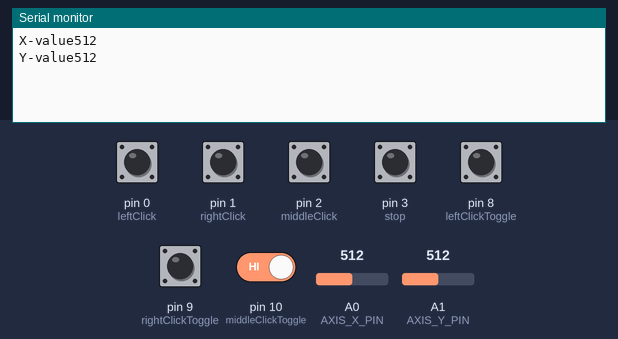
Bench run of a program on a simulated Arduino Leonardo, built with avr-gcc and run on an emulated ATmega32U4. On the bench: the last lines printed to the serial monitor. The test bench sets the inputs (shaded band); at power-on: pin 0 (leftClick), pin 1 (rightClick), pin 2 (middleClick), pin 3 (stop), pin 8 (leftClickToggle), pin 9 (rightClickToggle), pin 10 (middleClickToggle) HIGH, A0 (AXIS_X_PIN) = 512, A1 (AXIS_Y_PIN) = 512. USB keyboard and mouse output is not drawn.

Above: at 1.2 s.
1.3 s: pin 0 (leftClick) pulled LOW for 0.15 s
At 2.5 s:
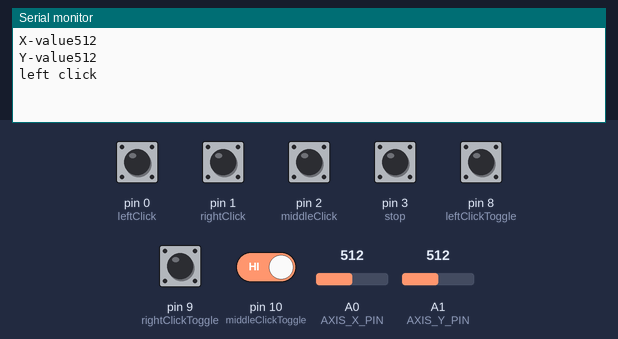
2.9 s: pin 1 (rightClick) pulled LOW for 0.15 s
At 4.1 s:
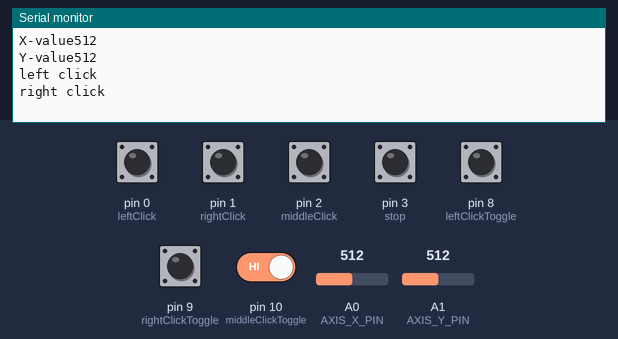
4.5 s: pin 2 (middleClick) pulled LOW for 0.15 s
At 4.9 s:
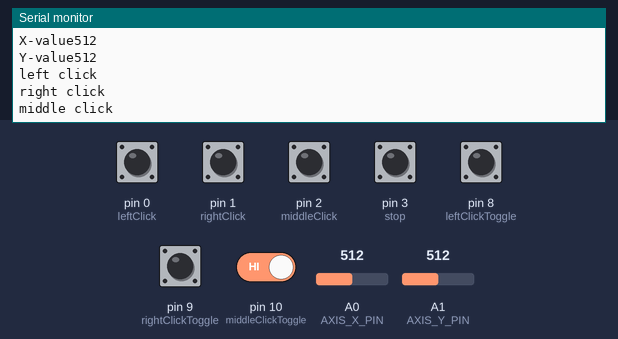
6.1 s: pin 8 (leftClickToggle) pulled LOW for 0.15 s
At 7.2 s:
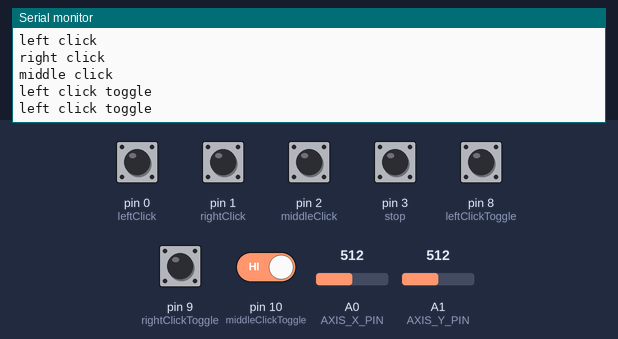
7.7 s: pin 9 (rightClickToggle) pulled LOW for 0.15 s
At 9.0 s:
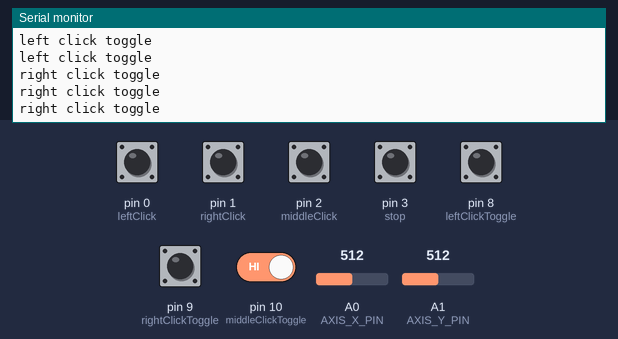
9.3 s: pin 10 (middleClickToggle) driven LOW
At 9.39 s:
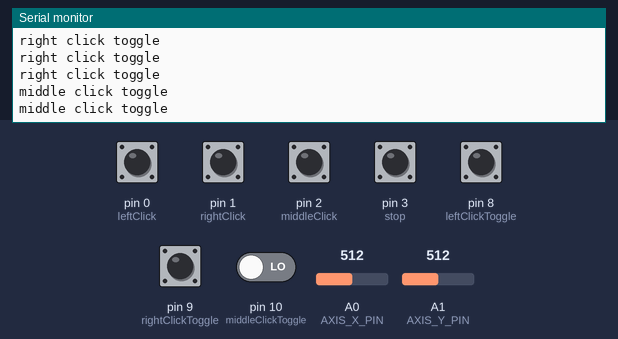

Measured:
- after the input at 1.3 s, the serial monitor: prints a new line at once (image 1)
- after the input at 2.9 s, the serial monitor: prints a new line at once (image 2)
- after the input at 4.5 s, the serial monitor: prints a new line at once (image 3)
- after the input at 6.1 s, the serial monitor: prints a new line after 0.05 s (image 4)
- after the input at 7.7 s, the serial monitor: prints a new line at once (image 5)
- after the input at 9.3 s, the serial monitor: prints a new line at once (image 6)

The program:

main.cpp
```cpp
#include <Arduino.h>
#include <Keyboard.h>
#include <Mouse.h>
#include <Joystick.h>
//#include <Adafruit_NeoPixel.h>

// set pins for mouse buttons
const int leftClick = 0;
const int rightClick = 1;
const int middleClick = 2;
const int stop = 3;

// set pins for mouse toggle
const int leftClickToggle = 8;
const int rightClickToggle = 9;
const int middleClickToggle = 10;

// set pins for joystick
int const AXIS_X_PIN = A0;
int const AXIS_Y_PIN = A1;

// const int encoderA = 8;
// const int encoderB = 9;

int lastXAxisValue = -1;
int lastYAxisValue = -1;
int debounce = 100;

Joystick_ controller(JOYSTICK_DEFAULT_REPORT_ID, JOYSTICK_TYPE_GAMEPAD, 0,
                     0, true, true, false,
                     false, false, false,
                     false, false, false,
                     false, false);
/*
void scroll() {
    if (digitalRead(encoderA) > digitalRead(encoderB)) {
        Mouse.move(0, 0, 1);
        delay(50);
        return;
    }
    if (digitalRead(encoderB) > digitalRead(encoderA)) {
        Mouse.move(0, 0, -1);
        delay(50);
        return;
    }
}
*/
void mouse() {
    if (digitalRead(rightClick) == LOW) {
        Mouse.click(MOUSE_RIGHT);
        Serial.print("right click");
        Serial.print("\n");
        delay(debounce);
    }
    if (digitalRead(middleClick) == LOW) {
        Mouse.click(MOUSE_MIDDLE);
        Serial.print("middle click");
        Serial.print("\n");
        delay(debounce);
    }
    if (digitalRead(leftClick) == LOW) {
        Mouse.click(MOUSE_LEFT);
        Serial.print("left click");
        Serial.print("\n");
        delay(debounce);
    }

    if (digitalRead(rightClickToggle) == LOW) {
        Mouse.press(MOUSE_RIGHT);
        Serial.print("right click toggle");
        Serial.print("\n");
    }
    else {
        Mouse.release(MOUSE_RIGHT);
    }

    if (digitalRead(middleClickToggle) == LOW) {
        Mouse.press(MOUSE_MIDDLE);
        Serial.print("middle click toggle");
        Serial.print("\n");
    }
    else {
        Mouse.release(MOUSE_MIDDLE);
    }

    if (digitalRead(leftClickToggle) == LOW) {
        Mouse.press(MOUSE_LEFT);
        Serial.print("left click toggle");
        Serial.print("\n");
    }
    else {
        Mouse.release(MOUSE_LEFT);
    }

}

void setup() {
    // mouse buttons
    pinMode(rightClick, INPUT_PULLUP);
    pinMode(leftClick, INPUT_PULLUP);
    pinMode(middleClick, INPUT_PULLUP);
    pinMode(stop, INPUT_PULLUP);
    // mouse toggles
    pinMode(rightClickToggle, INPUT_PULLUP);
    pinMode(leftClickToggle, INPUT_PULLUP);
    pinMode(middleClickToggle, INPUT_PULLUP);
    // encoder
    // pinMode(encoderA, INPUT);
    // pinMode(encoderB, INPUT);

    Mouse.begin();
    Keyboard.begin();

    controller.setXAxisRange(0, 1023);
    controller.setYAxisRange(1023, 0);
    controller.begin(false);

    Serial.begin(9600);
}

void loop() {
    // click
    mouse();
    //encoder stuff
    //scroll();

    // joystick
    bool sendUpdate = false;
    // x-axis
    const int nowXAxisValue = analogRead(AXIS_X_PIN);
    if (nowXAxisValue != lastXAxisValue) {
        lastXAxisValue = nowXAxisValue;
        Serial.print("X-value");
        Serial.print(nowXAxisValue);
        Serial.print('\n');
        sendUpdate = true;
    }
    // y-axis
    const int nowYAxisValue = analogRead(AXIS_Y_PIN);
    if (nowYAxisValue != lastYAxisValue) {
        lastYAxisValue = nowYAxisValue;
        Serial.print("Y-value");
        Serial.print(nowYAxisValue);
        Serial.print('\n');
        sendUpdate = true;
    }
    if (sendUpdate) {
        controller.sendState();
    }

    if (digitalRead(stop) == LOW)   {
        Mouse.end();
    }
    delay(50);
}
```
